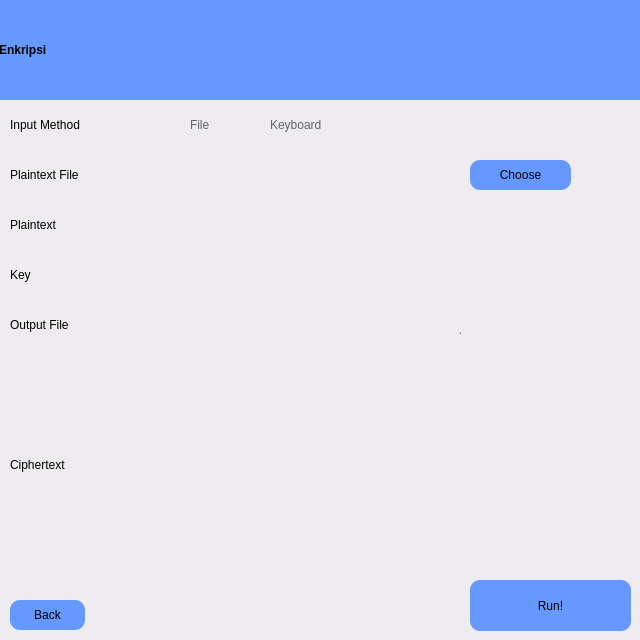
<?xml version="1.0" encoding="UTF-8"?>
<ui version="4.0">
	<class>Widget</class>
	<widget class="QWidget" name="Widget">
		<property name="geometry">
			<rect>
				<x>0</x>
				<y>0</y>
				<width>640</width>
				<height>640</height>
			</rect>
		</property>
		<property name="windowTitle">
			<string>Widget</string>
		</property>
		<property name="styleSheet">
			<string notr="true">background-color: rgb(238, 236, 239);</string>
		</property>
		<widget class="QWidget" name="widget1" native="true">
			<property name="geometry">
				<rect>
					<x>0</x>
					<y>0</y>
					<width>640</width>
					<height>640</height>
				</rect>
			</property>
			<property name="styleSheet">
				<string notr="true">QWidget#widget1 {background-color: rgb(147, 205, 255);};

</string>
			</property>
			<widget class="QLabel" name="label">
				<property name="geometry">
					<rect>
						<x>-1</x>
						<y>0</y>
						<width>641</width>
						<height>100</height>
					</rect>
				</property>
				<property name="styleSheet">
					<string notr="true">background-color: rgb(102, 153, 255);
color: rgb(0, 0, 0);
font: 75 40pt &quot;Product Sans&quot;;
font-weight: bold;
</string>
				</property>
				<property name="text">
					<string>Enkripsi</string>
				</property>
				<property name="alignment">
					<set>Qt::AlignLeading|Qt::AlignLeft|Qt::AlignVCenter</set>
				</property>
			</widget>
			<widget class="QPushButton" name="goButton">
				<property name="geometry">
					<rect>
						<x>470</x>
						<y>580</y>
						<width>161</width>
						<height>51</height>
					</rect>
				</property>
				<property name="styleSheet">
					<string notr="true">QPushButton#goButton {background-color: rgb(102, 153, 255);
font: 500 17pt &quot;Product Sans&quot;;
border-radius: 10px;}
</string>
				</property>
				<property name="text">
					<string>Run!</string>
				</property>
			</widget>
			<widget class="QRadioButton" name="inputButton_1">
				<property name="geometry">
					<rect>
						<x>170</x>
						<y>110</y>
						<width>71</width>
						<height>30</height>
					</rect>
				</property>
				<property name="styleSheet">
					<string notr="true">font: 15pt &quot;Product Sans&quot;;
border-radius: 4px;
color: rgb(96, 99, 103);
background-color: rgba(255, 255, 255, 0);
</string>
				</property>
				<property name="text">
					<string>File</string>
				</property>
				<property name="autoExclusive">
					<bool>true</bool>
				</property>
				<attribute name="buttonGroup">
					<string notr="true">buttonGroup</string>
				</attribute>
			</widget>
			<widget class="QRadioButton" name="inputButton_2">
				<property name="geometry">
					<rect>
						<x>250</x>
						<y>110</y>
						<width>141</width>
						<height>30</height>
					</rect>
				</property>
				<property name="styleSheet">
					<string notr="true">font: 15pt &quot;Product Sans&quot;;
background-color: rgba(255, 255, 255, 0);
border-radius: 4px;
color: rgb(96, 99, 103);
</string>
				</property>
				<property name="text">
					<string>Keyboard</string>
				</property>
				<attribute name="buttonGroup">
					<string notr="true">buttonGroup</string>
				</attribute>
			</widget>
			<widget class="QLineEdit" name="inputFileField">
				<property name="geometry">
					<rect>
						<x>170</x>
						<y>160</y>
						<width>281</width>
						<height>30</height>
					</rect>
				</property>
				<property name="styleSheet">
					<string notr="true">border-radius: 2px;
padding-left: 10px;
color: rgb(116, 116, 118);
</string>
				</property>
				<property name="readOnly">
					<bool>true</bool>
				</property>
			</widget>
			<widget class="QLineEdit" name="keyField">
				<property name="geometry">
					<rect>
						<x>170</x>
						<y>260</y>
						<width>281</width>
						<height>30</height>
					</rect>
				</property>
				<property name="styleSheet">
					<string notr="true">border-radius: 2px;
padding-left: 10px;
color: rgb(116, 116, 118);
</string>
				</property>
			</widget>
			<widget class="QLineEdit" name="inputKeyboardField">
				<property name="geometry">
					<rect>
						<x>170</x>
						<y>210</y>
						<width>401</width>
						<height>30</height>
					</rect>
				</property>
				<property name="styleSheet">
					<string notr="true">border-radius: 2px;
padding-left: 10px;
color: rgb(116, 116, 118);
</string>
				</property>
				<property name="readOnly">
					<bool>true</bool>
				</property>
			</widget>
			<widget class="QPushButton" name="inputFileButton">
				<property name="geometry">
					<rect>
						<x>470</x>
						<y>160</y>
						<width>101</width>
						<height>30</height>
					</rect>
				</property>
				<property name="styleSheet">
					<string notr="true">font: 500 15pt &quot;Product Sans&quot;;
border-radius: 10px;
background-color: rgb(102, 153, 255);


</string>
				</property>
				<property name="text">
					<string>Choose</string>
				</property>
			</widget>
			<widget class="QLineEdit" name="outputFileField">
				<property name="geometry">
					<rect>
						<x>170</x>
						<y>310</y>
						<width>281</width>
						<height>30</height>
					</rect>
				</property>
				<property name="styleSheet">
					<string notr="true">border-radius: 2px;
padding-left: 10px;
color: rgb(116, 116, 118);
</string>
				</property>
			</widget>
			<widget class="QLineEdit" name="outputFormatField">
				<property name="geometry">
					<rect>
						<x>470</x>
						<y>310</y>
						<width>101</width>
						<height>30</height>
					</rect>
				</property>
				<property name="styleSheet">
					<string notr="true">border-radius: 2px;
padding-left: 10px;
color: rgb(116, 116, 118);
</string>
				</property>
			</widget>
			<widget class="QLabel" name="label_5">
				<property name="geometry">
					<rect>
						<x>450</x>
						<y>320</y>
						<width>21</width>
						<height>20</height>
					</rect>
				</property>
				<property name="styleSheet">
					<string notr="true">background-color: rgba(255, 255, 255, 0);
font: 15pt &quot;Product Sans&quot;;
color: rgb(116, 116, 118);</string>
				</property>
				<property name="text">
					<string>.</string>
				</property>
				<property name="alignment">
					<set>Qt::AlignCenter</set>
				</property>
			</widget>
			<widget class="QLabel" name="label_6">
				<property name="geometry">
					<rect>
						<x>10</x>
						<y>110</y>
						<width>151</width>
						<height>30</height>
					</rect>
				</property>
				<property name="styleSheet">
					<string notr="true">background-color: rgba(255, 255, 255, 0);
font: 15pt &quot;Product Sans&quot;;</string>
				</property>
				<property name="text">
					<string>Input Method</string>
				</property>
				<property name="alignment">
					<set>Qt::AlignLeading|Qt::AlignLeft|Qt::AlignVCenter</set>
				</property>
			</widget>
			<widget class="QLabel" name="label_7">
				<property name="geometry">
					<rect>
						<x>10</x>
						<y>160</y>
						<width>151</width>
						<height>30</height>
					</rect>
				</property>
				<property name="styleSheet">
					<string notr="true">background-color: rgba(255, 255, 255, 0);
font: 15pt &quot;Product Sans&quot;;</string>
				</property>
				<property name="text">
					<string>Plaintext File</string>
				</property>
				<property name="alignment">
					<set>Qt::AlignLeading|Qt::AlignLeft|Qt::AlignVCenter</set>
				</property>
			</widget>
			<widget class="QLabel" name="label_8">
				<property name="geometry">
					<rect>
						<x>10</x>
						<y>210</y>
						<width>151</width>
						<height>30</height>
					</rect>
				</property>
				<property name="styleSheet">
					<string notr="true">background-color: rgba(255, 255, 255, 0);
font: 15pt &quot;Product Sans&quot;;</string>
				</property>
				<property name="text">
					<string>Plaintext</string>
				</property>
				<property name="alignment">
					<set>Qt::AlignLeading|Qt::AlignLeft|Qt::AlignVCenter</set>
				</property>
			</widget>
			<widget class="QLabel" name="label_10">
				<property name="geometry">
					<rect>
						<x>10</x>
						<y>260</y>
						<width>151</width>
						<height>30</height>
					</rect>
				</property>
				<property name="styleSheet">
					<string notr="true">background-color: rgba(255, 255, 255, 0);
font: 15pt &quot;Product Sans&quot;;</string>
				</property>
				<property name="text">
					<string>Key</string>
				</property>
				<property name="alignment">
					<set>Qt::AlignLeading|Qt::AlignLeft|Qt::AlignVCenter</set>
				</property>
			</widget>
			<widget class="QLabel" name="label_11">
				<property name="geometry">
					<rect>
						<x>10</x>
						<y>310</y>
						<width>151</width>
						<height>30</height>
					</rect>
				</property>
				<property name="styleSheet">
					<string notr="true">background-color: rgba(255, 255, 255, 0);
font: 15pt &quot;Product Sans&quot;;</string>
				</property>
				<property name="text">
					<string>Output File</string>
				</property>
				<property name="alignment">
					<set>Qt::AlignLeading|Qt::AlignLeft|Qt::AlignVCenter</set>
				</property>
			</widget>
			<widget class="QPushButton" name="backButton">
				<property name="geometry">
					<rect>
						<x>10</x>
						<y>600</y>
						<width>75</width>
						<height>30</height>
					</rect>
				</property>
				<property name="styleSheet">
					<string notr="true">QPushButton#backButton {background-color: rgb(102, 153, 255);
font: 500 12pt &quot;Product Sans&quot;;
border-radius: 10px;}
</string>
				</property>
				<property name="text">
					<string>Back</string>
				</property>
			</widget>
			<widget class="QLabel" name="outputField">
				<property name="geometry">
					<rect>
						<x>170</x>
						<y>450</y>
						<width>401</width>
						<height>30</height>
					</rect>
				</property>
				<property name="styleSheet">
					<string notr="true">border-radius: 2px;
padding-left: 10px;
color: rgb(116, 116, 118);
</string>
				</property>
				<property name="text">
					<string/>
				</property>
				<property name="alignment">
					<set>Qt::AlignCenter</set>
				</property>
			</widget>
			<widget class="QLabel" name="label_12">
				<property name="geometry">
					<rect>
						<x>10</x>
						<y>450</y>
						<width>151</width>
						<height>30</height>
					</rect>
				</property>
				<property name="styleSheet">
					<string notr="true">background-color: rgba(255, 255, 255, 0);
font: 15pt &quot;Product Sans&quot;;</string>
				</property>
				<property name="text">
					<string>Ciphertext</string>
				</property>
				<property name="alignment">
					<set>Qt::AlignLeading|Qt::AlignLeft|Qt::AlignVCenter</set>
				</property>
			</widget>
			<widget class="QLabel" name="label_3">
				<property name="geometry">
					<rect>
						<x>40</x>
						<y>510</y>
						<width>561</width>
						<height>30</height>
					</rect>
				</property>
				<property name="styleSheet">
					<string notr="true">background-color: rgba(255, 255, 255, 0);
font: 16pt &quot;Product Sans&quot;;</string>
				</property>
				<property name="text">
					<string/>
				</property>
				<property name="alignment">
					<set>Qt::AlignCenter</set>
				</property>
			</widget>
			<zorder>goButton</zorder>
			<zorder>inputButton_1</zorder>
			<zorder>inputButton_2</zorder>
			<zorder>inputFileField</zorder>
			<zorder>keyField</zorder>
			<zorder>inputKeyboardField</zorder>
			<zorder>inputFileButton</zorder>
			<zorder>outputFileField</zorder>
			<zorder>outputFormatField</zorder>
			<zorder>label_5</zorder>
			<zorder>label_6</zorder>
			<zorder>label_7</zorder>
			<zorder>label_8</zorder>
			<zorder>label_10</zorder>
			<zorder>label_11</zorder>
			<zorder>backButton</zorder>
			<zorder>label</zorder>
			<zorder>outputField</zorder>
			<zorder>label_12</zorder>
			<zorder>label_3</zorder>
		</widget>
	</widget>
	<resources/>
	<connections/>
	<buttongroups>
		<buttongroup name="buttonGroup"/>
	</buttongroups>
</ui>
